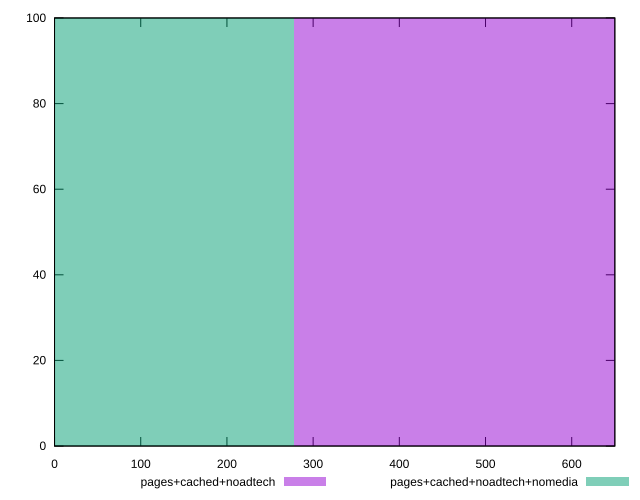

The gnuplot source for this figure:
reset

$pagesCachedNoadtech <<EOF
555.7574857211637 100
EOF

$pagesCachedNoadtechNomedia <<EOF
0 100
EOF

set key outside below
set boxwidth 555.7574857211637
set xrange [0:650]
set yrange [0:100]
set trange [0:100]
set style fill transparent solid 0.5 noborder
set terminal svg size 640, 500 enhanced background rgb 'white'
set output "report_00018_2021-02-10T15-25-16.877Z/uses-webp-images/comparison/histogram/2_vs_3.svg"

plot $pagesCachedNoadtech title "pages+cached+noadtech" with boxes, \
     $pagesCachedNoadtechNomedia title "pages+cached+noadtech+nomedia" with boxes

reset
